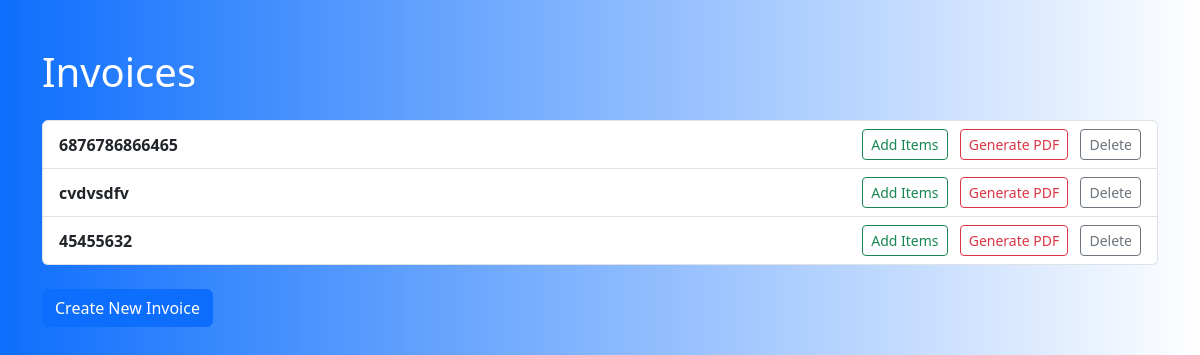
The app's page /, older data.
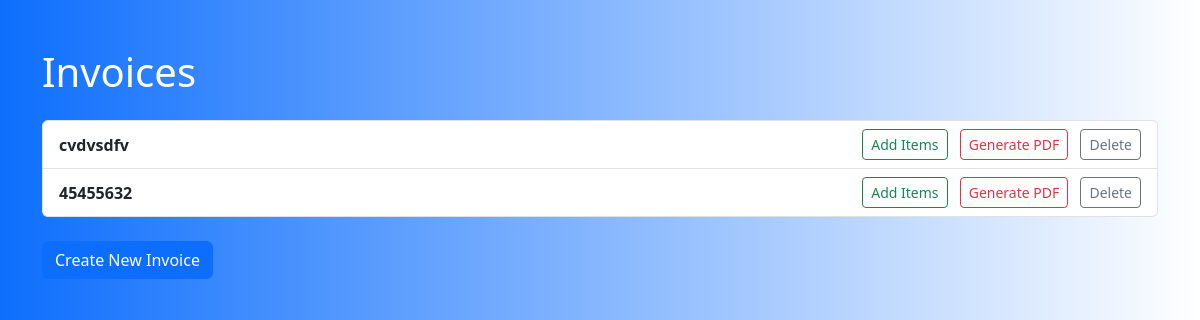
The same page, newer data.
### invoices/models.py (models this page shows, shortened)
class Invoice(models.Model):
    invoice_number = models.CharField(max_length=50, unique=True)
    date = models.DateField()
    company_name = models.CharField(max_length=100)
    company_address = models.TextField()
    client_name = models.CharField(max_length=100)
    client_address = models.TextField()
    tax_rate = models.DecimalField(max_digits=5, decimal_places=2, default=Decimal('0.10'))  # Use Decimal for default

### invoices/views.py (the view)
# urls.py: path('', views.invoice_list, name='invoice_list'),
def invoice_list(request):
    invoices = Invoice.objects.all()
    return render(request, 'invoices/invoice_list.html', {'invoices': invoices})

### template/invoices/invoice_list.html (shortened to what this page needs)
<!DOCTYPE html>
<html>
<head>
    <link href="https://cdn.jsdelivr.net/npm/bootstrap@5.3.2/dist/css/bootstrap.min.css" rel="stylesheet">
</head>
<body class="bg-light">
    <div class="container py-5">
        <h1 class="mb-4 text-white">Invoices</h1>
        <ul class="list-group mb-4" id="invoice-list">
            {% for invoice in invoices %}
                <li class="list-group-item d-flex justify-content-between align-items-center" id="invoice-{{ invoice.id }}">
                    <span class="fw-bold">{{ invoice.invoice_number }}</span>
                    <div>
                        <a href="{% url 'add_items' invoice.id %}" class="btn btn-sm btn-outline-success me-2">Add Items</a>
                        <a href="{% url 'generate_pdf' invoice.id %}" class="btn btn-sm btn-outline-danger me-2">Generate PDF</a>
                        <button class="btn btn-sm btn-outline-secondary delete-btn" data-id="{{ invoice.id }}">Delete</button>
                    </div>
                </li>
            {% endfor %}
        </ul>
        <a href="{% url 'create_invoice' %}" class="btn btn-primary" >Create New Invoice</a>
    </div>
</body>
</html>

### template/invoices/invoice_list.html (style rules this page uses)
body { background: linear-gradient(to right, #0d6efd, #ffffff); }

Row changes from the older to the newer data that the page shows:
removed Invoice: invoice_number "6876786866465"
